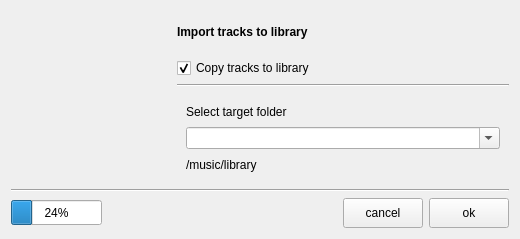
<?xml version="1.0" encoding="UTF-8"?>
<ui version="4.0">
 <class>ImportFolder</class>
 <widget class="QDialog" name="ImportFolder">
  <property name="geometry">
   <rect>
    <x>0</x>
    <y>0</y>
    <width>520</width>
    <height>239</height>
   </rect>
  </property>
  <property name="windowTitle">
   <string>Dialog</string>
  </property>
  <layout class="QGridLayout" name="gridLayout">
   <item row="0" column="0" rowspan="5">
    <widget class="QLabel" name="lab_img">
     <property name="minimumSize">
      <size>
       <width>100</width>
       <height>100</height>
      </size>
     </property>
     <property name="maximumSize">
      <size>
       <width>100</width>
       <height>100</height>
      </size>
     </property>
     <property name="sizeIncrement">
      <size>
       <width>0</width>
       <height>0</height>
      </size>
     </property>
     <property name="baseSize">
      <size>
       <width>0</width>
       <height>0</height>
      </size>
     </property>
     <property name="text">
      <string/>
     </property>
     <property name="scaledContents">
      <bool>false</bool>
     </property>
    </widget>
   </item>
   <item row="2" column="1" colspan="2">
    <widget class="Line" name="line_2">
     <property name="orientation">
      <enum>Qt::Horizontal</enum>
     </property>
    </widget>
   </item>
   <item row="6" column="0" colspan="3">
    <widget class="Line" name="line">
     <property name="orientation">
      <enum>Qt::Horizontal</enum>
     </property>
    </widget>
   </item>
   <item row="1" column="1" colspan="2">
    <widget class="QCheckBox" name="cb_copy2lib">
     <property name="focusPolicy">
      <enum>Qt::NoFocus</enum>
     </property>
     <property name="text">
      <string>Copy tracks to library</string>
     </property>
     <property name="checked">
      <bool>true</bool>
     </property>
    </widget>
   </item>
   <item row="7" column="2">
    <layout class="QHBoxLayout" name="horizontalLayout">
     <item>
      <widget class="QPushButton" name="btn_cancel">
       <property name="sizePolicy">
        <sizepolicy hsizetype="Minimum" vsizetype="Preferred">
         <horstretch>0</horstretch>
         <verstretch>0</verstretch>
        </sizepolicy>
       </property>
       <property name="maximumSize">
        <size>
         <width>16777215</width>
         <height>30</height>
        </size>
       </property>
       <property name="focusPolicy">
        <enum>Qt::NoFocus</enum>
       </property>
       <property name="text">
        <string>cancel</string>
       </property>
      </widget>
     </item>
     <item>
      <widget class="QPushButton" name="btn_ok">
       <property name="sizePolicy">
        <sizepolicy hsizetype="Minimum" vsizetype="Preferred">
         <horstretch>0</horstretch>
         <verstretch>0</verstretch>
        </sizepolicy>
       </property>
       <property name="maximumSize">
        <size>
         <width>16777215</width>
         <height>30</height>
        </size>
       </property>
       <property name="focusPolicy">
        <enum>Qt::NoFocus</enum>
       </property>
       <property name="text">
        <string>ok</string>
       </property>
      </widget>
     </item>
    </layout>
   </item>
   <item row="0" column="1" colspan="2">
    <widget class="QLabel" name="label">
     <property name="font">
      <font>
       <weight>75</weight>
       <bold>true</bold>
      </font>
     </property>
     <property name="text">
      <string>Import tracks to library</string>
     </property>
    </widget>
   </item>
   <item row="3" column="1" rowspan="2" colspan="2">
    <widget class="QFrame" name="frame">
     <property name="minimumSize">
      <size>
       <width>0</width>
       <height>90</height>
      </size>
     </property>
     <property name="frameShape">
      <enum>QFrame::NoFrame</enum>
     </property>
     <property name="frameShadow">
      <enum>QFrame::Sunken</enum>
     </property>
     <layout class="QVBoxLayout" name="verticalLayout">
      <item>
       <widget class="QLabel" name="lab_target_info">
        <property name="text">
         <string>Select target folder</string>
        </property>
       </widget>
      </item>
      <item>
       <widget class="QComboBox" name="combo_folders">
        <property name="sizePolicy">
         <sizepolicy hsizetype="Preferred" vsizetype="Preferred">
          <horstretch>0</horstretch>
          <verstretch>0</verstretch>
         </sizepolicy>
        </property>
        <property name="minimumSize">
         <size>
          <width>0</width>
          <height>0</height>
         </size>
        </property>
        <property name="maximumSize">
         <size>
          <width>16777215</width>
          <height>25</height>
         </size>
        </property>
        <property name="focusPolicy">
         <enum>Qt::ClickFocus</enum>
        </property>
        <property name="editable">
         <bool>true</bool>
        </property>
       </widget>
      </item>
      <item>
       <widget class="QLabel" name="lab_target_path">
        <property name="text">
         <string>/music/library</string>
        </property>
       </widget>
      </item>
     </layout>
    </widget>
   </item>
   <item row="7" column="0">
    <layout class="QHBoxLayout" name="horizontalLayout_2">
     <item>
      <widget class="QProgressBar" name="pb_progress">
       <property name="sizePolicy">
        <sizepolicy hsizetype="MinimumExpanding" vsizetype="Fixed">
         <horstretch>0</horstretch>
         <verstretch>0</verstretch>
        </sizepolicy>
       </property>
       <property name="minimumSize">
        <size>
         <width>0</width>
         <height>0</height>
        </size>
       </property>
       <property name="maximumSize">
        <size>
         <width>16777215</width>
         <height>25</height>
        </size>
       </property>
       <property name="value">
        <number>24</number>
       </property>
      </widget>
     </item>
     <item>
      <widget class="QLabel" name="lab_status">
       <property name="sizePolicy">
        <sizepolicy hsizetype="MinimumExpanding" vsizetype="Preferred">
         <horstretch>0</horstretch>
         <verstretch>0</verstretch>
        </sizepolicy>
       </property>
       <property name="text">
        <string/>
       </property>
      </widget>
     </item>
    </layout>
   </item>
   <item row="7" column="1">
    <spacer name="horizontalSpacer">
     <property name="orientation">
      <enum>Qt::Horizontal</enum>
     </property>
     <property name="sizeHint" stdset="0">
      <size>
       <width>40</width>
       <height>20</height>
      </size>
     </property>
    </spacer>
   </item>
  </layout>
 </widget>
 <resources/>
 <connections>
  <connection>
   <sender>cb_copy2lib</sender>
   <signal>toggled(bool)</signal>
   <receiver>lab_target_info</receiver>
   <slot>setVisible(bool)</slot>
   <hints>
    <hint type="sourcelabel">
     <x>315</x>
     <y>39</y>
    </hint>
    <hint type="destinationlabel">
     <x>315</x>
     <y>72</y>
    </hint>
   </hints>
  </connection>
  <connection>
   <sender>cb_copy2lib</sender>
   <signal>toggled(bool)</signal>
   <receiver>combo_folders</receiver>
   <slot>setVisible(bool)</slot>
   <hints>
    <hint type="sourcelabel">
     <x>315</x>
     <y>39</y>
    </hint>
    <hint type="destinationlabel">
     <x>315</x>
     <y>99</y>
    </hint>
   </hints>
  </connection>
  <connection>
   <sender>cb_copy2lib</sender>
   <signal>toggled(bool)</signal>
   <receiver>lab_target_path</receiver>
   <slot>setVisible(bool)</slot>
   <hints>
    <hint type="sourcelabel">
     <x>315</x>
     <y>39</y>
    </hint>
    <hint type="destinationlabel">
     <x>315</x>
     <y>125</y>
    </hint>
   </hints>
  </connection>
 </connections>
</ui>
